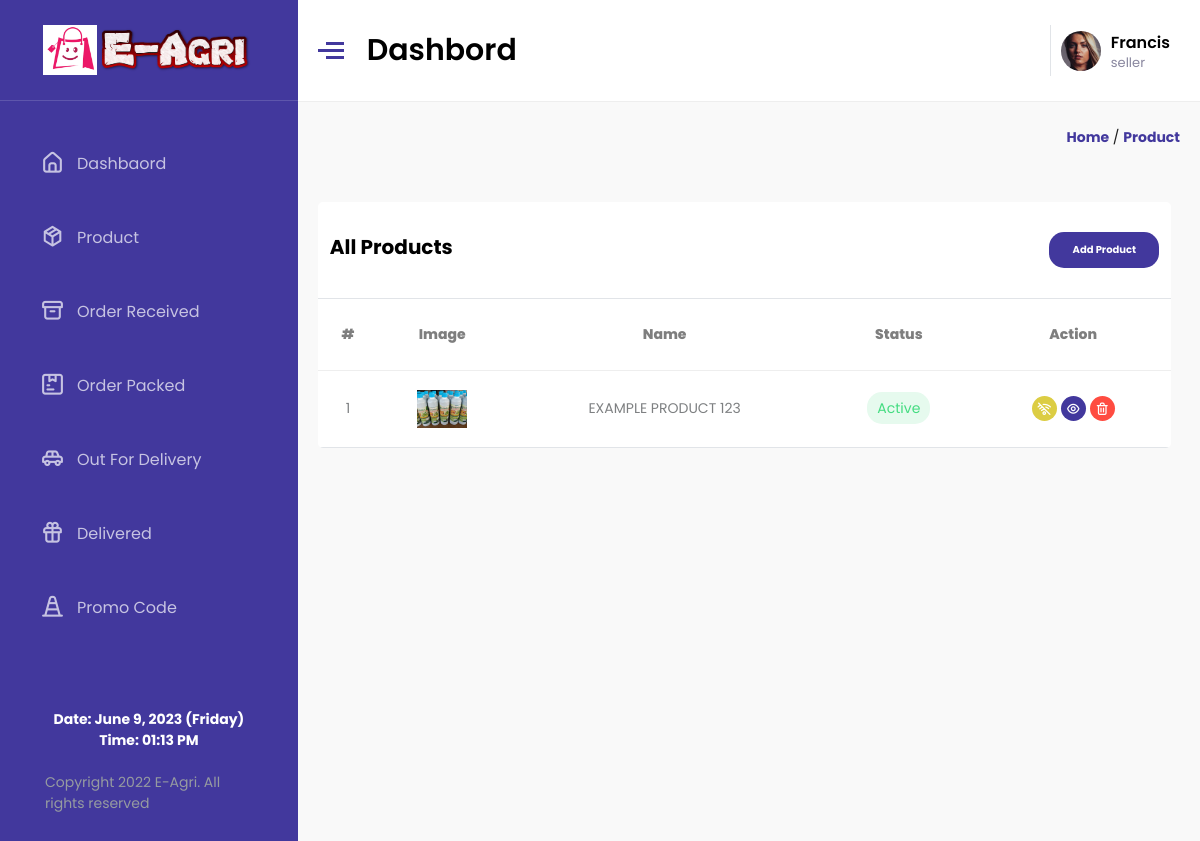
The page /seller/product.php (signed in) on the database its author committed.
### tables this page shows
CREATE TABLE `product` (
  `id` int(11) NOT NULL AUTO_INCREMENT,
  `cat_id` int(11) NOT NULL,
  `scat_id` int(11) NOT NULL,
  `product_name` varchar(255) NOT NULL,
  `img1` varchar(255) NOT NULL,
  `img2` varchar(255) NOT NULL,
  `img3` varchar(255) NOT NULL,
  `img4` varchar(255) NOT NULL,
  `price` float NOT NULL,
  `sell_price` float NOT NULL,
  `fa` float NOT NULL,
  `description` text NOT NULL,
  `qty` int(11) NOT NULL,
  `isappp` int(11) NOT NULL,
  `isnew` tinyint(1) NOT NULL,
  `bs` tinyint(1) NOT NULL,
  `status` tinyint(1) NOT NULL,
  `added_by` int(11) NOT NULL,
  `belonging_city` int(11) NOT NULL,
  `tax` float NOT NULL,
  `sku` varchar(255) NOT NULL,
  PRIMARY KEY (`id`)
);

### seller/product.php (the view)
<?php
 require('require/top.php');
?>
<div class="path">
    <div class="container">
        <a href="index.php">Home</a>
        /
        <a href="product.php">product</a>
    </div>
</div>
<div class="cartrow" id="catrow">
    <div class="gh">
        <div class="heading">
            <h3>All products</h3>
            <a href="add_product.php?b=1973">Add Product</a>
        </div>
        <div class="maincontainer">
            <table class="wishlist">
                <thead>
                    <th>#</th>
                    <th>Image</th>
                    <th>Name</th>
                    <th>Status</th>
                    <th>Action</th>
                </thead>
                <tbody>
                    <?php
                        $sellerid=$_SESSION['SELLER_ID'];
                        $query="select * from product where added_by='$sellerid' order by id desc";
                        $res=mysqli_query($con,$query);
                        $i=1;
                        while($row=mysqli_fetch_assoc($res)){
                        $st='';
                        $cb='';
                        $idd=$row['id'];
                        if($row['isappp']==0){
                            $st="<span class='badge ofd'> Pending </span>";
                        }else if($row['isappp']==2){
                            $st="<span class='badge red'> Rejected </span>";
                        }else if($row['status']==1){
                            $st="<span class='badge green'> Active </span>";
                            $cb='<a href="javascript:void(0)" class="nedit" onclick="product_acdc('.$idd.', 0)">
                            <i class="uil uil-wifi-slash"></i>
                        </a>';
                        }else{
                            $st="<span class='badge ofd'> Deactive </span>";
                            $cb='<a href="javascript:void(0)" class="edit" onclick="product_acdc('.$idd.', 1)">
                            <i class="uil uil-wifi"></i>
                            </a>';
                        }
                    ?>
                    <tr>
                        <td>
                            <?php echo $i; ?>
                        </td>
                        <td>
                            <a href="javascript:void(0)">
                            <img src="../media/product/<?php echo $row['img1']; ?>" alt="product" />
                            </a>
                        </td>
                        <td> <?php echo $row['product_name']; ?></td>
                        <td>
                            <?php echo $st; ?>
                        </td>
                        <td>
                            <div class="acn">
                            <?php echo $cb; ?>
                                <a href="product-detail.php?d=<?php echo $row['id']; ?>" class="view">
                                    <i class="uil uil-eye"></i>
                                </a>
                                <a href="" onclick="delete_product(<?php echo $row['id']; ?>)" class="del">
                                    <i class="uil uil-trash-alt"></i>
                                </a>
                            </div>
                        </td>
                    </tr>
            <?php
                $i++;
            }
            ?>
                </tbody>
            </table>
        </div>
    </div>
</div>
<?php
    require("require/foot.php");
?>

### seller/assets/css/style.css (style rules this page uses)
* { margin: 0; padding: 0; -webkit-box-sizing: border-box; box-sizing: border-box; font-family: 'Poppins', sans-serif; }
html { font-size: 62.5%; }
body { background-color: #f9f9f9; }
a { color: #495057; text-transform: none; text-decoration: none; cursor: pointer; }
img { height: 100%; width: 100%; }
i { font-size: 1.8rem; cursor: pointer; }
.badge { padding: 0.6rem 1rem; border-radius: 15px; }
.green { background-color: #e6faee; color: #43dc80; }
.main .right-part .path { font-size: 14px; line-height: 1.4285em; color: rgba(0, 0, 0, 0.87); }
.main .right-part .path .container { width: 100%; padding: 2.5rem 2rem; text-align: right; }
.main .right-part .path .container a { color: #42389d; font-weight: 700; text-transform: capitalize; }
.right-part .cartrow { margin: 1.5rem 0; display: -webkit-box; display: -ms-flexbox; display: flex; -ms-flex-pack: distribute; justify-content: space-around; }
.right-part .cartrow .gh { width: 100%; padding: 1.5rem 2rem; }
.right-part .cartrow .gh .heading { padding: 3rem 1.2rem; display: -webkit-box; display: -ms-flexbox; display: flex; -webkit-box-pack: justify; -ms-flex-pack: justify; justify-content: space-between; background-color: #fff; width: 99%; border-radius: 5px 5px 0 0; border-bottom: 1px solid #e1e4e8; }
.right-part .cartrow .gh .heading h3 { font-size: 2rem; text-transform: capitalize; }
.right-part .cartrow .gh .heading a { min-width: 110px; padding: 1rem 0; background-color: #42389d; border-color: #42389d; color: #fff; border-radius: 15px; display: -webkit-box; display: -ms-flexbox; display: flex; -webkit-box-align: center; -ms-flex-align: center; align-items: center; -webkit-box-pack: center; -ms-flex-pack: center; justify-content: center; font-weight: 1.4px; font-weight: 700; }
.right-part .cartrow .gh .maincontainer { background-color: #fff; border-radius: 0 0 5px 5px; width: 99%; overflow-x: auto; }
.right-part .cartrow .gh .maincontainer table { min-height: 10rem; min-width: 70rem; }
.right-part .cartrow .gh .maincontainer table thead { font-size: 1.4rem; font-weight: 800; color: #7e7e7e; }
.right-part .cartrow .gh .maincontainer table thead th { padding: 2.5rem 1rem; border-bottom: 1px solid #eee; font-weight: 800; }
.right-part .cartrow .gh .maincontainer table tbody td { padding: 1.8rem 1rem; font-size: 1.4rem; text-align: center !important; color: #7e8082; border-bottom: 1px solid #e1e4e8; }
.right-part .cartrow .gh .maincontainer table tbody td a { display: -webkit-box; display: -ms-flexbox; display: flex; width: 5rem; margin: 0.1rem auto; }
.right-part .cartrow .gh .maincontainer table tbody td .acn { display: -webkit-box; display: -ms-flexbox; display: flex; -webkit-box-align: center; -ms-flex-align: center; align-items: center; -webkit-box-pack: center; -ms-flex-pack: center; justify-content: center; }
.right-part .cartrow .gh .maincontainer table tbody td .acn a { margin: 0; height: 2.5rem; width: 2.5rem; display: -webkit-box; display: -ms-flexbox; display: flex; -webkit-box-align: center; -ms-flex-align: center; align-items: center; -webkit-box-pack: center; -ms-flex-pack: center; justify-content: center; border-radius: 50%; margin: 0 0.2rem; }
.right-part .cartrow .gh .maincontainer table tbody td .acn a i { color: #fff; font-size: 1.5rem; }
.right-part .cartrow .gh .maincontainer table tbody td .acn .view { background-color: #42389d; }
.right-part .cartrow .gh .maincontainer table tbody td .acn .nedit { background-color: #dccd43; }
.right-part .cartrow .gh .maincontainer table tbody td .acn .del { background-color: #ff4c41; }
.right-part .cartrow .gh .maincontainer .wishlist { width: 100%; border-collapse: collapse; }

### rows shown on the page
product: img1 (picture), product_name "EXAMPLE PRODUCT 123", status "Active"
